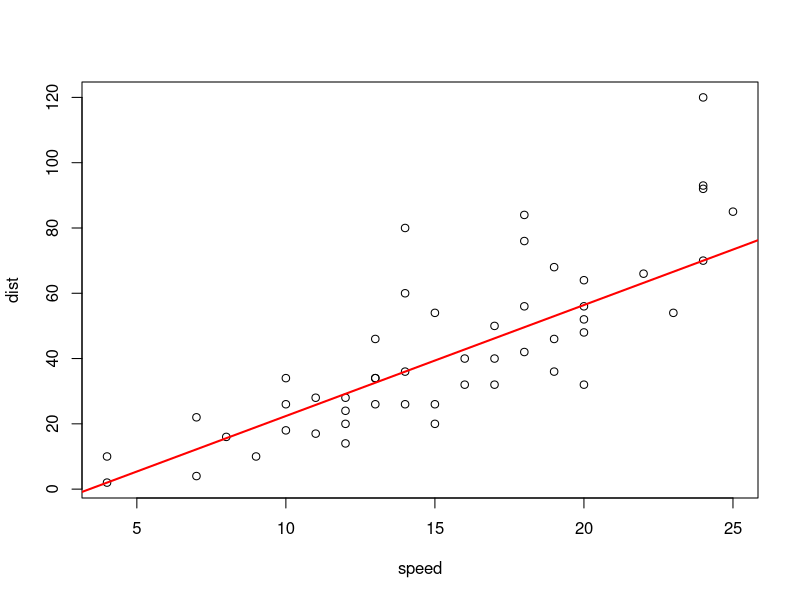
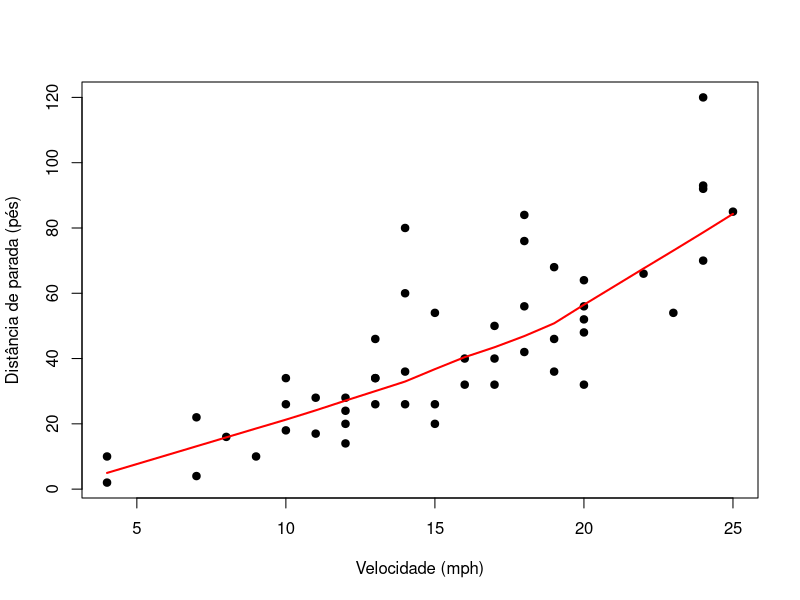

Generate these figures, in order, with R:
# Regressão quantílica ----

# Ajuste e resultados ----
if (!requireNamespace("quantreg", quietly = TRUE)) install.packages("quantreg")
library(quantreg)
ajuste <- rq(dist ~ speed, tau = 0.5, data = cars)
print(summary(ajuste, se = "nid"))
plot(dist ~ speed, data = cars)
abline(ajuste, col = "red", lwd = 2)

# Visualização e diagnóstico ----
plot(dist ~ speed, data = cars, pch = 19, xlab = "Velocidade (mph)", ylab = "Distância de parada (pés)")
lines(lowess(cars$speed, cars$dist), col = "red", lwd = 2)
